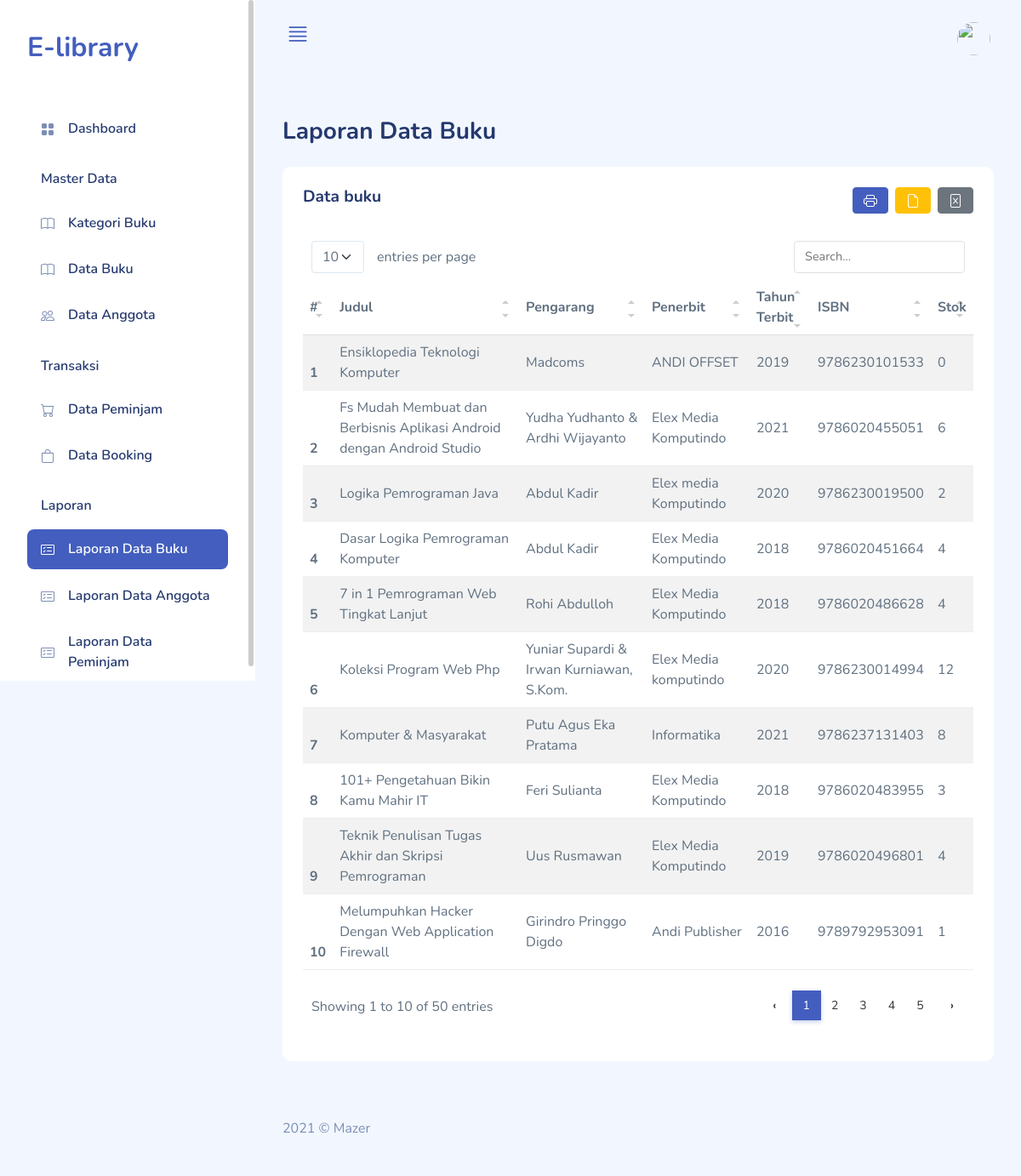
Page /index.php/laporan/laporan_buku on the earlier database version.
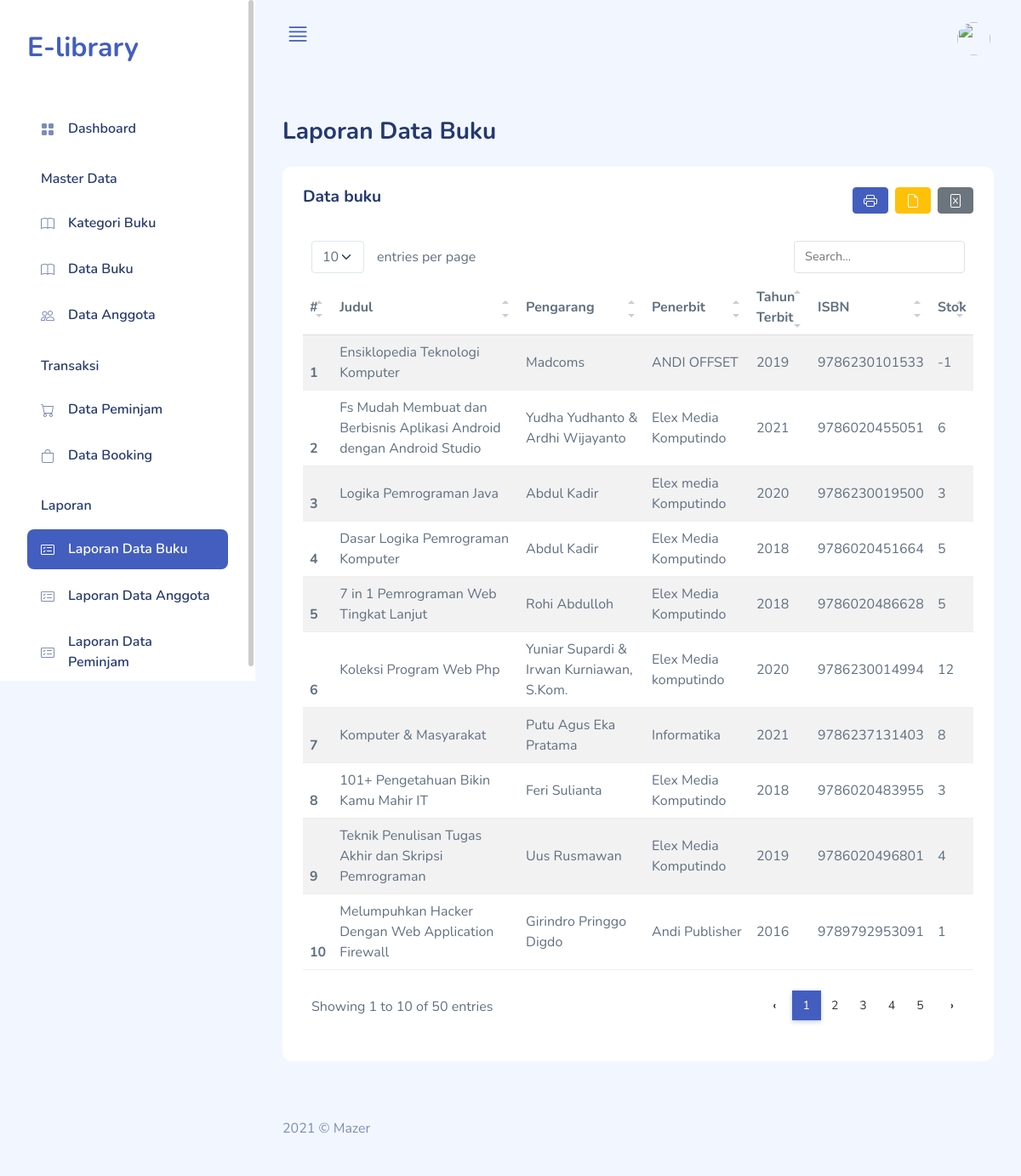
Same page on the later database version.
### tables this page shows
CREATE TABLE `buku` (
  `id` int(11) NOT NULL,
  `judul_buku` varchar(128) DEFAULT NULL,
  `id_kategori` int(11) DEFAULT NULL,
  `pengarang` varchar(64) DEFAULT NULL,
  `penerbit` varchar(64) DEFAULT NULL,
  `tahun_terbit` year(4) DEFAULT NULL,
  `isbn` varchar(64) DEFAULT NULL,
  `stok` int(11) DEFAULT NULL,
  `dipinjam` int(11) DEFAULT NULL,
  `dibooking` int(11) DEFAULT NULL,
  `image` varchar(256) DEFAULT NULL,
  `jml_halaman` int(11) DEFAULT NULL
);

### application/controllers/Laporan.php (called while the page is built, shortened)
<?php
class Laporan extends CI_Controller
{
  public function laporan_buku()
  {
    $data['judul'] = 'Laporan Data Buku';
    $data['user'] = $this->ModelUser->cekData(['email' => $this->session->userdata('email')])->row_array();
    $data['buku'] = $this->ModelBuku->getBuku()->result_array();
    $data['kategori'] = $this->ModelBuku->getKategori()->result_array();
    $this->load->view('templates/header', $data);
    $this->load->view('templates/sidebar', $data);
    $this->load->view('templates/topbar', $data);
    $this->load->view('buku/laporan_buku', $data);
    $this->load->view('templates/footer');
  }
}

### index.php (called while the page is built, shortened)
<?php
require_once BASEPATH.'core/CodeIgniter.php';

### application/models/ModelBuku.php (called while the page is built, shortened)
<?php
class ModelBuku extends CI_Model
{
    public function getBuku()
    {
        return $this->db->get('buku');
    }
}

### application/views/buku/laporan_buku.php (the view)
<div id="main-content">
  <div class="page-heading">
    <div class="page-title">
      <div class="row">
        <div class="col-12 col-md-6 order-md-1 order-last mb-3">
          <h3>Laporan Data Buku</h3>
        </div>
      </div>
    </div>
    <div class="row">
      <div class="col-12">
        <div class="card">
          <div class="card-header d-flex justify-content-between">
            <h4>Data buku</h4>
            <div class="d-flex">
              <a href="<?= base_url('laporan/cetak_laporan_buku'); ?>" class="btn btn-primary d-flex align-items-center" title="Print">
                <i class="bi bi-printer"></i>
              </a>
              <a href="<?= base_url('laporan/laporan_buku_pdf'); ?>" class="btn btn-warning d-flex align-items-center mx-2" title="Download Pdf">
                <i class="bi bi-file-earmark"></i>
              </a>
              <a href="<?= base_url('laporan/export_excel'); ?>" class="btn btn-secondary d-flex align-items-center" title="Download Excel">
                <i class="bi bi-file-excel"></i>
              </a>
            </div>
          </div>
          <div class="card-body">
            <table class="table table-striped" id="table1">
              <thead>
                <tr>
                  <th>#</th>
                  <th>Judul</th>
                  <th>Pengarang</th>
                  <th>Penerbit</th>
                  <th>Tahun Terbit</th>
                  <th>ISBN</th>
                  <th>Stok</th>
                </tr>
              </thead>
              <tbody>
                <?php $i = 1;
                foreach ($buku as $b) : ?>
                  <tr>
                    <th scope="row"><?= $i++; ?></th>
                    <td><?= $b['judul_buku']; ?></td>
                    <td><?= $b['pengarang']; ?></td>
                    <td><?= $b['penerbit']; ?></td>
                    <td><?= $b['tahun_terbit']; ?></td>
                    <td><?= $b['isbn']; ?></td>
                    <td><?= $b['stok']; ?></td>
                  </tr>
                <?php endforeach; ?>
              </tbody>
            </table>
          </div>
        </div>
      </div>
    </div>
  </div>

### application/views/templates/header.php (shortened to what this page needs)
<!DOCTYPE html>
<html lang="en">
<head>
    <link rel="stylesheet" href="<?= base_url(); ?>assets/css/bootstrap.css" />
    <link rel="stylesheet" href="<?= base_url(); ?>assets/vendors/iconly/bold.css" />
    <link rel="stylesheet" href="<?= base_url(); ?>assets/vendors/perfect-scrollbar/perfect-scrollbar.css" />
    <link rel="stylesheet" href="<?= base_url(); ?>assets/vendors/bootstrap-icons/bootstrap-icons.css" />
    <link rel="stylesheet" href="<?= base_url(); ?>assets/css/app.css" />
    <link rel="stylesheet" href="<?= base_url(); ?>assets/vendors/simple-datatables/style.css" />
    <link rel="stylesheet" href="<?= base_url(); ?>assets/vendors/toastify/toastify.css">
</head>
<body>
    <div id="app">

### application/views/templates/sidebar.php (shortened to what this page needs)
<div id="sidebar" class="active">
  <div class="sidebar-wrapper active">
    <div class="sidebar-header">
      <div class="d-flex justify-content-between">
        <div class="logo">
          <a href="<?= base_url('admin'); ?>">
            E-library
          </a>
        </div>
      </div>
    </div>
    <div class="sidebar-menu">
      <ul class="menu">
        <li class="sidebar-item <?= cek_menu(1, 'admin'); ?>">
          <a href="<?= base_url('admin'); ?>" class="sidebar-link">
            <i class="bi bi-grid-fill"></i>
            <span>Dashboard</span>
          </a>
        </li>
        <li class="sidebar-title">Master Data</li>
        <li class="sidebar-item <?= cek_menu(2, 'kategori'); ?>">
          <a href="<?= base_url('buku/kategori'); ?>" class="sidebar-link">
            <i class="bi bi-book"></i>
            <span>Kategori Buku</span>
          </a>
        </li>
        <li class="sidebar-item <?php
                                if ($this->uri->segment(2) == 'kategori') {
                                  echo '';
                                } else if ($this->uri->segment(1) == 'buku') {
                                  echo 'active';
                                } else {
                                  echo '';
                                }
                                ?>">
          <a href="<?= base_url('buku'); ?>" class="sidebar-link">
            <i class="bi bi-book"></i>
            <span>Data Buku</span>
          </a>
        </li>
        <li class="sidebar-item <?= cek_menu(2, 'anggota'); ?>">
          <a href="<?= base_url('user/anggota'); ?>" class="sidebar-link">
            <i class="bi bi-people"></i>
            <span>Data Anggota</span>
          </a>
        </li>
        <li class="sidebar-title">Transaksi</li>
        <li class="sidebar-item <?php
                                if ($this->uri->segment(2) == 'daftarBooking') {
                                  echo '';
                                } else if ($this->uri->segment(1) == 'pinjam') {
                                  echo 'active';
                                } else {
                                  echo '';
                                }
                                ?>">
          <a href="<?= base_url('pinjam'); ?>" class="sidebar-link">
            <i class="bi bi-cart"></i>
            <span>Data Peminjam</span>
          </a>
        </li>
        <li class="sidebar-item <?= cek_menu(2, 'daftarBooking'); ?>">
          <a href="<?= base_url('pinjam/daftarBooking'); ?>" class="sidebar-link">
            <i class="bi bi-bag"></i>
            <span>Data Booking</span>
          </a>
        </li>
        <li class="sidebar-title">Laporan</li>
        <li class="sidebar-item <?= cek_menu(2, 'laporan_buku'); ?>">
          <a href="<?= base_url('laporan/laporan_buku'); ?>" class="sidebar-link">
            <i class="bi bi-card-checklist"></i>
            <span>Laporan Data Buku</span>
          </a>
        </li>
        <li class="sidebar-item <?= cek_menu(2, 'laporan_anggota'); ?>">
          <a href="<?= base_url('laporan/laporan_anggota'); ?>" class="sidebar-link">
            <i class="bi bi-card-checklist"></i>
            <span>Laporan Data Anggota</span>
          </a>
        </li>
        <li class="sidebar-item <?= cek_menu(2, 'laporan_pinjam'); ?>">
          <a href="<?= base_url('laporan/laporan_pinjam'); ?>" class="sidebar-link">
            <i class="bi bi-card-checklist"></i>
            <span>Laporan Data Peminjam</span>
          </a>
        </li>
      </ul>
    </div>
  </div>
</div>

### application/helpers/pustaka_helper.php (shortened to what this page needs)
<?php
function cek_menu($segment, $rules)
{
	$ci = get_instance();
	echo ($ci->uri->segment($segment) == $rules) ? 'active' : '';
}

### application/views/templates/topbar.php (shortened to what this page needs)
<div id="main" class="layout-navbar">
  <header class="mb-3">
    <nav class="navbar navbar-expand navbar-light">
      <div class="container-fluid">
        <a href="#" class="burger-btn d-block">
          <i class="bi bi-justify fs-3"></i>
        </a>
        <div class="collapse navbar-collapse" id="navbarSupportedContent">
          <div class="dropdown ms-auto">
            <a href="#" data-bs-toggle="dropdown" aria-expanded="false">
              <div class="user-menu d-flex align-items-center">
                <div class="user-img d-flex align-items-center">
                  <div class="avatar avatar-md">
                    <img src="<?= base_url('assets/img/profile/' . $user['image']); ?>" />
                  </div>
                </div>
              </div>
            </a>
          </div>
        </div>
      </div>
    </nav>
  </header>

### application/views/templates/footer.php (shortened to what this page needs)
<footer>
    <div class="footer clearfix mb-0 text-muted">
        <div class="float-start">
            <p>2021 &copy; Mazer</p>
        </div>
    </div>
</footer>
</div>
</div>
</div>
</body>
</html>

### assets/css/app.css (style rules this page uses)
.avatar { display:inline-flex;border-radius:50%;text-align:center;vertical-align:middle;position:relative }
.avatar img { width:32px;height:32px;border-radius:50% }
.avatar.avatar-md .avatar-content,.avatar.avatar-md img { width:32px;height:32px;font-size:.8rem }
.btn i,.btn svg { width:16px;height:16px }
.btn.btn-danger,.btn.btn-info,.btn.btn-primary,.btn.btn-secondary,.btn.btn-success,.btn.btn-warning { color:#fff }
.card { margin-bottom:2.2rem;border:none }
.card .card-header { border:none }
.card .card-header h4 { font-size:1.2rem;font-weight:700 }
.card .card-header~.card-body { padding-top:0 }
.card .card-body { padding:1.5rem }
#sidebar.active .sidebar-wrapper { left:0 }
.sidebar-wrapper { width:300px;height:100vh;position:fixed;top:0;z-index:10;overflow-y:auto;background-color:#fff;bottom:0;transition:left .5s ease-out }
.sidebar-wrapper .sidebar-header { padding:2rem 2rem 1rem;font-size:2rem;font-weight:700 }
.sidebar-wrapper .menu { margin-top:2rem;padding:0 2rem;font-weight:600 }
.sidebar-wrapper .menu .sidebar-title { padding:0 1rem;margin:1.5rem 0 1rem;font-size:1rem;list-style:none;font-weight:600;color:#25396f }
.sidebar-wrapper .menu .sidebar-link { display:block;padding:.7rem 1rem;font-size:1rem;display:flex;align-items:center;border-radius:.5rem;transition:all .5s;text-decoration:none;color:#25396f }
.sidebar-wrapper .menu .sidebar-link i,.sidebar-wrapper .menu .sidebar-link svg { color:#7c8db5 }
.sidebar-wrapper .menu .sidebar-link span { margin-left:1rem }
.sidebar-wrapper .menu .sidebar-item { list-style:none;margin-top:.5rem;position:relative }
.sidebar-wrapper .menu .sidebar-item.active .sidebar-link { background-color:#435ebe }
.sidebar-wrapper .menu .sidebar-item.active .sidebar-link span { color:#fff }
.sidebar-wrapper .menu .sidebar-item.active .sidebar-link i,.sidebar-wrapper .menu .sidebar-item.active .sidebar-link svg { fill:#fff;color:#fff }
.navbar { height:90px;padding:1.5rem }
.navbar .user-menu img { width:39px;height:39px }
.dataTable-table td,.dataTable-table thead th,.table td,.table thead th { vertical-align:middle }
.dataTable-table:not(.table-borderless) thead th,.table:not(.table-borderless) thead th { border-bottom:1px solid #dedede!important }
.bi { width:1rem;height:1rem }
.burger-btn { display:none }
#main { margin-left:300px;padding:2rem }
#main.layout-navbar { padding:0 }
#main #main-content { padding:2rem }
.page-heading { margin:0 0 2rem }
.page-heading h3 { font-weight:700 }
a { text-decoration:none }

Differences in the rows shown:
changed buku "Ensiklopedia Teknologi Komputer": stok "0" → "-1"
changed buku "Logika Pemrograman Java": stok "2" → "3"
changed buku "Dasar Logika Pemrograman Komputer": stok "4" → "5"
changed buku "7 in 1 Pemrograman Web Tingkat Lanjut": stok "4" → "5"
